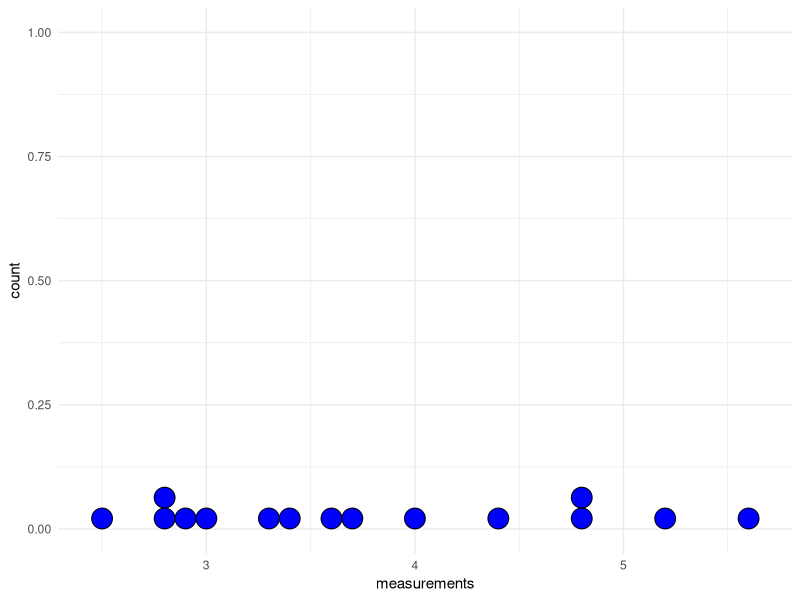

Generate this figure with R:
measurements <- c(3.4, 2.5, 4.8, 2.9, 3.6, 2.8, 3.3, 5.6, 3.7, 2.8, 4.4, 4.0, 5.2, 3.0, 4.8)

sample_size <- length(measurements)
sample_mean <- mean(measurements)
sample_median <- median(measurements)

cat("The sample size is ", sample_size, "\n")
cat("The sample mean is ", sample_mean, "\n")
cat("The sample median is ", sample_median, "\n")

library(ggplot2)

df <- data.frame(measurements)
ggplot(df, aes(x = measurements)) +
  geom_dotplot(binwidth = 0.1, fill = "blue") +
  theme_minimal()

trimmed_mean <- mean(measurements, trim = 0.2)
cat("Trimmed mean (20%) is ", trimmed_mean, "\n")

cat("The trimmed mean is more descriptive than the sample mean since it is closer to the sample median")